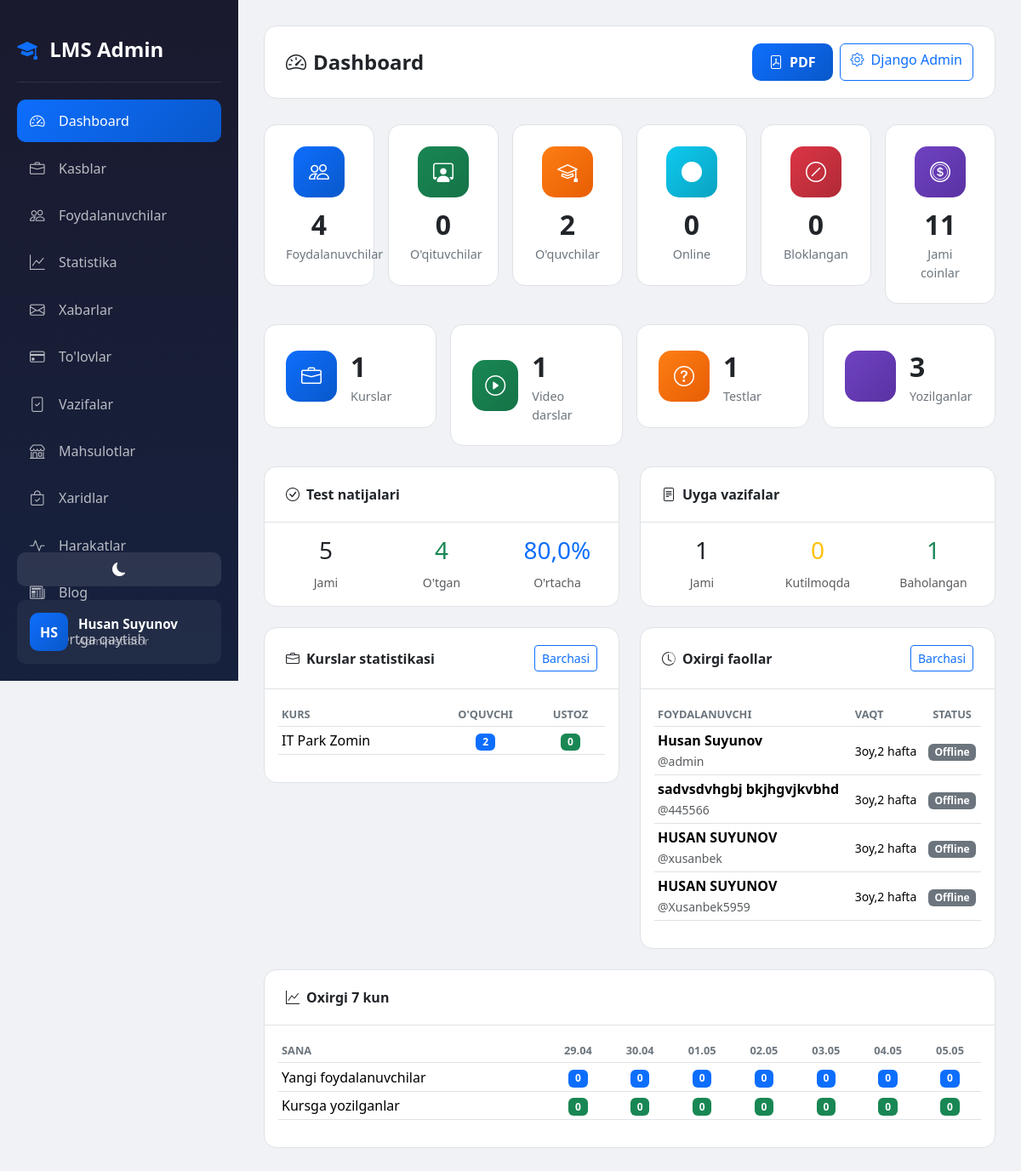
/dashboard/ (signed in), run on an earlier commit of the app's database.
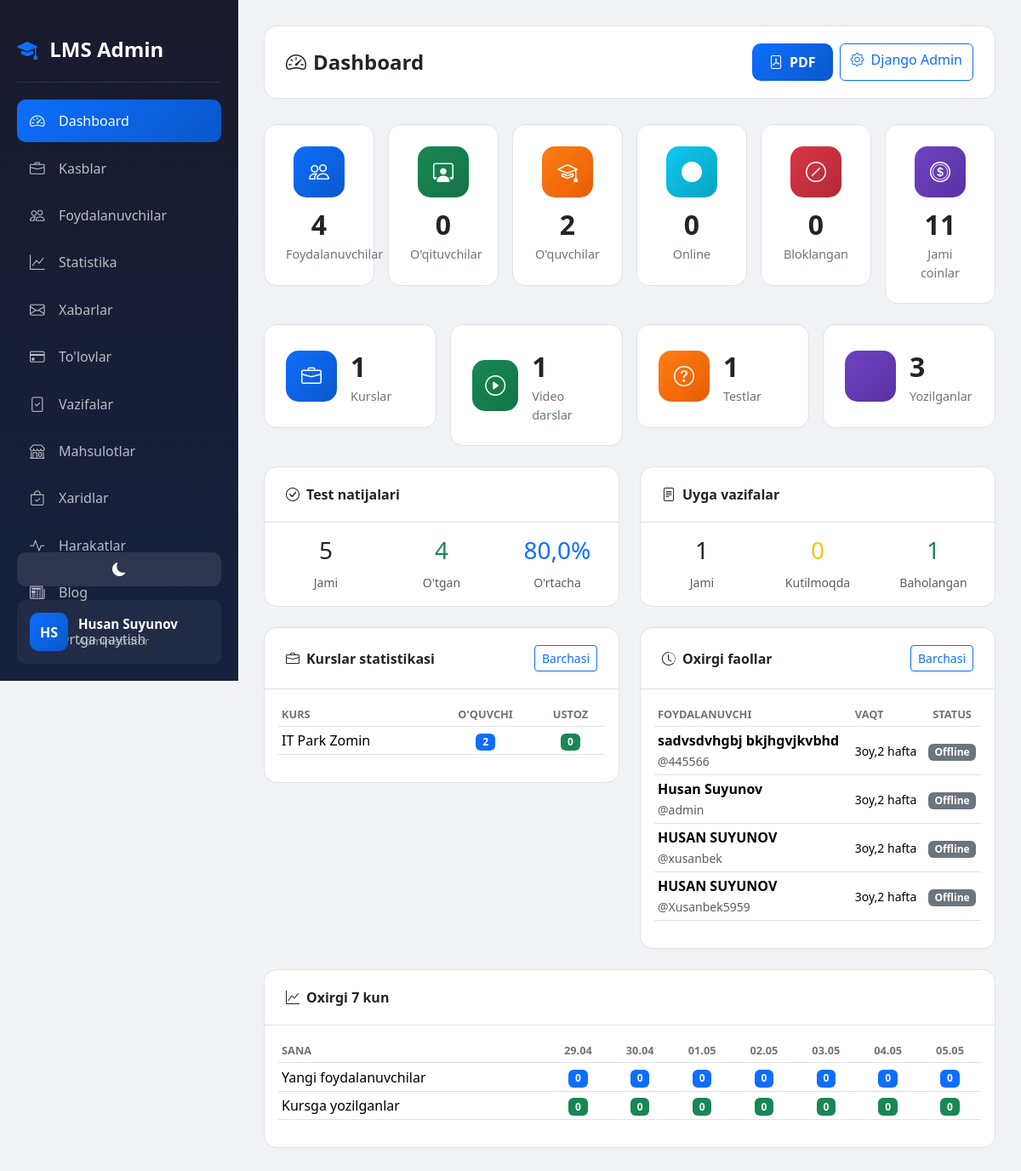
And on a later commit of the database.
### accounts/models.py (models this page shows, shortened)
class Profession(models.Model):
    name = models.CharField(max_length=200, verbose_name="Kasb nomi")
    photo = models.ImageField(upload_to='professions/', verbose_name="Rasm")
    description = models.TextField(verbose_name="Kasb haqida")
    created_at = models.DateTimeField(auto_now_add=True)
    class Meta:
        verbose_name = "Kasb"
        verbose_name_plural = "Kasblar"
        ordering = ['-created_at']

class CustomUser(AbstractUser):
    ROLE_CHOICES = (
        ('admin', 'Admin'),
        ('teacher', 'O\'qituvchi'),
        ('student', 'O\'quvchi'),
    )
    first_name = models.CharField(max_length=100, verbose_name="Ism")
    last_name = models.CharField(max_length=100, verbose_name="Familiya")
    phone = models.CharField(max_length=20, unique=True, verbose_name="Telefon raqam")
    role = models.CharField(max_length=20, choices=ROLE_CHOICES, default='student', verbose_name="Rol")
    photo = models.ImageField(upload_to='profiles/', blank=True, null=True, verbose_name="Profil rasmi")
    profession = models.ForeignKey(Profession, on_delete=models.SET_NULL, null=True, blank=True, related_name='students', verbose_name="Yo'nalish")
    is_blocked = models.BooleanField(default=False, verbose_name="Bloklangan")
    last_activity = models.DateTimeField(null=True, blank=True, verbose_name="Oxirgi faollik")
    bio = models.TextField(blank=True, null=True, verbose_name="O'zi haqida")
    coins = models.IntegerField(default=0, verbose_name="Coinlar")
    total_online_time = models.IntegerField(default=0, verbose_name="Jami online vaqt (daqiqa)")
    address = models.CharField(max_length=300, blank=True, null=True, verbose_name="Yashash manzili")
    birth_date = models.DateField(null=True, blank=True, verbose_name="Tug'ilgan kuni")
    id_card = models.FileField(upload_to='documents/id_cards/', blank=True, null=True, verbose_name="ID karta/Pasport")
    birth_certificate = models.FileField(upload_to='documents/birth_certificates/', blank=True, null=True, verbose_name="Tug'ilganlik haqida guvohnoma")
    @property
    def is_admin(self):
        return self.role == 'admin'
    @property
    def is_online(self):
        if self.last_activity:
            now = timezone.now()
            diff = now - self.last_activity
            return diff.total_seconds() < 300
        return False
    @property
    def full_name(self):
        return f"{self.first_name} {self.last_name}"
    class Meta:
        verbose_name = "Foydalanuvchi"
        verbose_name_plural = "Foydalanuvchilar"

### accounts/views.py (the view)
# urls.py: path('dashboard/', views.admin_dashboard, name='admin_dashboard'),
@login_required
def admin_dashboard(request):
    if not request.user.is_admin:
        messages.error(request, "Sizda admin paneliga kirish huquqi yo'q!")
        return redirect('home')
    total_users = CustomUser.objects.count()
    total_teachers = CustomUser.objects.filter(role='teacher').count()
    total_students = CustomUser.objects.filter(role='student').count()
    total_professions = Profession.objects.count()
    blocked_users = CustomUser.objects.filter(is_blocked=True).count()
    online_users = sum(1 for u in CustomUser.objects.all() if u.is_online)
    total_lessons = Lesson.objects.count()
    total_videos = VideoLesson.objects.count()
    total_tests = Test.objects.count()
    total_homeworks = Homework.objects.count()
    total_enrollments = CourseEnrollment.objects.count()
    total_certificates = Certificate.objects.count()
    total_coins = CustomUser.objects.aggregate(total=Sum('coins'))['total'] or 0
    total_test_results = TestResult.objects.count()
    passed_tests = TestResult.objects.filter(passed=True).count()
    avg_test_score = TestResult.objects.aggregate(avg=Avg('score'))['avg'] or 0
    pending_homeworks = HomeworkSubmission.objects.filter(status='pending').count()
    graded_homeworks = HomeworkSubmission.objects.filter(status='graded').count()
    profession_stats = Profession.objects.annotate(
        student_count=Count('enrollments', filter=Q(enrollments__user__role='student')),
        teacher_count=Count('students', filter=Q(students__role='teacher'))
    )
    recent_users = CustomUser.objects.filter(last_activity__isnull=False).order_by('-last_activity')[:10]
    today = timezone.now().date()
    daily_stats = []
    for i in range(6, -1, -1):
        day = today - timedelta(days=i)
        daily_stats.append({
            'date': day,
            'users': CustomUser.objects.filter(date_joined__date=day).count(),
            'enrollments': CourseEnrollment.objects.filter(enrolled_at__date=day).count(),
        })
    context = {
        'total_users': total_users,
        'total_teachers': total_teachers,
        'total_students': total_students,
        'total_professions': total_professions,
        'blocked_users': blocked_users,
        'online_users': online_users,
        'total_lessons': total_lessons,
        'total_videos': total_videos,
        'total_tests': total_tests,
        'total_homeworks': total_homeworks,
        'total_enrollments': total_enrollments,
        'total_certificates': total_certificates,
        'total_coins': total_coins,
        'total_test_results': total_test_results,
        'passed_tests': passed_tests,
        'avg_test_score': round(avg_test_score, 1),
        'pending_homeworks': pending_homeworks,
        'graded_homeworks': graded_homeworks,
        'profession_stats': profession_stats,
        'recent_users': recent_users,
        'daily_stats': daily_stats,
    }
    return render(request, 'accounts/admin/dashboard.html', context)

### accounts/management/commands/check_birthdays.py (called while the page is built, shortened)
    def handle(self, *args, **kwargs):
        today = timezone.now().date()
        users = CustomUser.objects.filter(birth_date__day=today.day, birth_date__month=today.month)
        if not users.exists():
            self.stdout.write(self.style.SUCCESS('No birthdays today.'))
            return

### accounts/templates/accounts/admin/dashboard.html (shortened to what the changed rows need)
{% extends 'accounts/admin/base_admin.html' %}
{% block admin_content %}
<div class="top-bar">
    <h1 class="page-title"><i class="bi bi-speedometer2 me-2"></i>Dashboard</h1>
</div>
<div class="row g-4">
    <div class="col-lg-6 mb-4">
        <div class="card">
            <div class="card-body">
                {% if profession_stats %}
                <div class="table-responsive">
                    <table class="table table-sm">
                        <thead>
                            <tr>
                                <th>Kurs</th>
                                <th class="text-center">O'quvchi</th>
                                <th class="text-center">Ustoz</th>
                            </tr>
                        </thead>
                        <tbody>
                            {% for p in profession_stats %}
                            <tr>
                                <td>{{ p.name }}</td>
                                <td class="text-center"><span class="badge bg-primary">{{ p.student_count }}</span></td>
                                <td class="text-center"><span class="badge bg-success">{{ p.teacher_count }}</span></td>
                            </tr>
                            {% endfor %}
                        </tbody>
                    </table>
                </div>
                {% else %}
                <p class="text-muted text-center py-3">Kurslar mavjud emas</p>
                {% endif %}
            </div>
        </div>
    </div>
    <div class="col-lg-6 mb-4">
        <div class="card">
            <div class="card-body">
                {% if recent_users %}
                <div class="table-responsive">
                    <table class="table table-sm">
                        <thead>
                            <tr>
                                <th>Foydalanuvchi</th>
                                <th>Vaqt</th>
                                <th class="text-center">Status</th>
                            </tr>
                        </thead>
                        <tbody>
                            {% for u in recent_users %}
                            <tr>
                                <td>
                                    <strong>{{ u.full_name }}</strong>
                                    <br><small class="text-muted">@{{ u.username }}</small>
                                </td>
                                <td><small>{{ u.last_activity|timesince }}</small></td>
                                <td class="text-center">
                                    {% if u.is_online %}
                                    <span class="badge bg-success">Online</span>
                                    {% else %}
                                    <span class="badge bg-secondary">Offline</span>
                                    {% endif %}
                                </td>
                            </tr>
                            {% endfor %}
                        </tbody>
                    </table>
                </div>
                {% else %}
                <p class="text-muted text-center py-3">Ma'lumot yo'q</p>
                {% endif %}
            </div>
        </div>
    </div>
</div>
<div class="card">
    <div class="card-body">
        <div class="table-responsive">
            <table class="table table-sm">
                <thead>
                    <tr>
                        <th>Sana</th>
                        {% for day in daily_stats %}
                        <th class="text-center">{{ day.date|date:"d.m" }}</th>
                        {% endfor %}
                    </tr>
                </thead>
                <tbody>
                    <tr>
                        {% for day in daily_stats %}
                        <td class="text-center"><span class="badge bg-primary">{{ day.users }}</span></td>
                        {% endfor %}
                    </tr>
                    <tr>
                        {% for day in daily_stats %}
                        <td class="text-center"><span class="badge bg-success">{{ day.enrollments }}</span></td>
                        {% endfor %}
                    </tr>
                </tbody>
            </table>
        </div>
    </div>
</div>
{% endblock %}

### accounts/templates/accounts/admin/base_admin.html (shortened to what this page needs)
<!DOCTYPE html>
<html lang="uz" data-bs-theme="light">
<head>
    <link href="https://cdn.jsdelivr.net/npm/bootstrap@5.3.2/dist/css/bootstrap.min.css" rel="stylesheet">
    <link href="https://cdn.jsdelivr.net/npm/bootstrap-icons@1.11.1/font/bootstrap-icons.css" rel="stylesheet">
</head>
<body>
    <div class="sidebar">
        <div class="sidebar-brand">
            <i class="bi bi-mortarboard-fill me-2"></i>
            <span>LMS Admin</span>
        </div>
        <nav class="sidebar-nav">
            <a href="{% url 'admin_dashboard' %}" class="nav-link {% if request.resolver_match.url_name == 'admin_dashboard' %}active{% endif %}">
                <i class="bi bi-speedometer2"></i>
                <span>Dashboard</span>
            </a>
            <a href="{% url 'admin_professions' %}" class="nav-link {% if 'profession' in request.resolver_match.url_name %}active{% endif %}">
                <i class="bi bi-briefcase"></i>
                <span>Kasblar</span>
            </a>
            <a href="{% url 'admin_users' %}" class="nav-link {% if 'user' in request.resolver_match.url_name %}active{% endif %}">
                <i class="bi bi-people"></i>
                <span>Foydalanuvchilar</span>
            </a>
            <a href="{% url 'admin_statistics' %}" class="nav-link {% if request.resolver_match.url_name == 'admin_statistics' %}active{% endif %}">
                <i class="bi bi-graph-up"></i>
                <span>Statistika</span>
            </a>
            <a href="{% url 'admin_messages' %}" class="nav-link {% if 'message' in request.resolver_match.url_name %}active{% endif %}">
                <i class="bi bi-envelope"></i>
                <span>Xabarlar</span>
            </a>
            <a href="{% url 'admin_payments' %}" class="nav-link {% if 'payment' in request.resolver_match.url_name %}active{% endif %}">
                <i class="bi bi-credit-card"></i>
                <span>To'lovlar</span>
            </a>
            <a href="{% url 'homework_submissions' %}" class="nav-link {% if request.resolver_match.url_name == 'homework_submissions' %}active{% endif %}">
                <i class="bi bi-file-check"></i>
                <span>Vazifalar</span>
            </a>
            <a href="{% url 'admin_products' %}" class="nav-link {% if 'product' in request.resolver_match.url_name %}active{% endif %}">
                <i class="bi bi-shop"></i>
                <span>Mahsulotlar</span>
            </a>
            <a href="{% url 'admin_purchases' %}" class="nav-link {% if 'purchase' in request.resolver_match.url_name %}active{% endif %}">
                <i class="bi bi-bag-check"></i>
                <span>Xaridlar</span>
            </a>
            <a href="{% url 'admin_activities' %}" class="nav-link {% if 'activities' in request.resolver_match.url_name %}active{% endif %}">
                <i class="bi bi-activity"></i>
                <span>Harakatlar</span>
            </a>
            <a href="{% url 'blog:admin_posts' %}" class="nav-link {% if 'blog' in request.path %}active{% endif %}">
                <i class="bi bi-newspaper"></i>
                <span>Blog</span>
            </a>
            <a href="{% url 'home' %}" class="nav-link">
                <i class="bi bi-house"></i>
                <span>Ortga qaytish</span>
            </a>
        </nav>
        <div class="sidebar-footer">
            <button class="theme-toggle-admin w-100 mb-3" id="themeToggle">
                <i class="bi bi-moon-fill" id="themeIcon"></i>
            </button>
            <div class="user-info">
                <div class="user-avatar">
                    {{ user.first_name.0 }}{{ user.last_name.0 }}
                </div>
                <div>
                    <div class="user-name">{{ user.first_name }} {{ user.last_name }}</div>
                    <div class="user-role">Administrator</div>
                </div>
            </div>
        </div>
    </div>
    <div class="main-content">
        {% block admin_content %}{% endblock %}
    </div>
</body>
</html>

What changed in the data, as far as the page shows it:
changed CustomUser "sadvsdvhgbj bkjhgvjkvbhd": moves up the list
